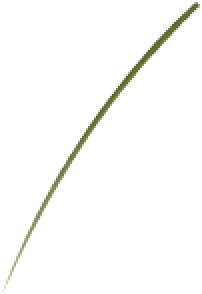
#> input picture assets_new/grassBlades/blade_01.png, 101 x 147 px (shown 2 times larger); its folder holds 4 pictures in this run
$ python test_strip.py ../grassBlades/blade_01.png ../grassBlades/blade_02.png ../grassBlades/blade_06.png out.png
#> lines starting #> are read from the running program, lines starting #| are printed output that depends on the picture; after the words box and inside, x2 and y2 are one past the last pixel; in counts of white or black regions, pixels touching at a corner belong together
import glob,random,sys,os
import numpy as np
from PIL import Image
A=os.path.join(os.path.dirname(os.path.abspath(__file__)),"..")
random.seed(3);rng=np.random.default_rng(3)
bl=[np.asarray(Image.open(f)) for f in sorted(glob.glob(A+"/grassBlades/*.png"))]
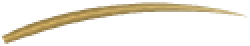
#> input picture assets_new/grassBlades/blade_02.png, 125 x 23 px (shown 2 times larger)
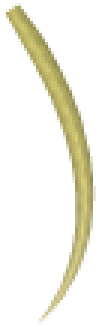
#> input picture assets_new/grassBlades/blade_06.png, 33 x 109 px (shown 3 times larger)
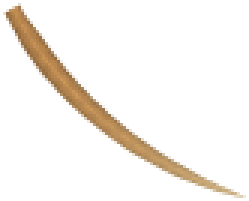
#> input picture assets_new/grassBlades/blade_11.png, 83 x 67 px (shown 3 times larger)
#> bl = 4 items
def paste(bg,s,x,y):
    h,w=s.shape[:2]
    x0,y0=max(x,0),max(y,0);x1,y1=min(x+w,bg.shape[1]),min(y+h,bg.shape[0])
    if x1<=x0 or y1<=y0:return
    sub=s[y0-y:y1-y,x0-x:x1-x];a=sub[...,3:4]/255.
    bg[y0:y1,x0:x1]=bg[y0:y1,x0:x1]*(1-a)+sub[...,:3]*a
rows=[]
for b in sys.argv[1:4]:
    im=np.asarray(Image.open(A+"/backgrounds/"+b).convert("RGB"),float)[:540,:960].copy()
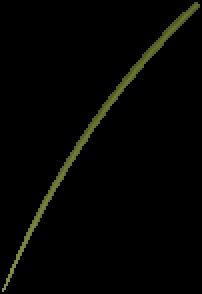
#> im: shape (147, 101, 3) float64 (shown 2 times larger); mean R, G, B 4, 4.3, 2
    for _ in range(140):
        s=random.choice(bl);paste(im,s,rng.integers(-20,960),rng.integers(-20,540))
#> this loop made 140 passes
#> (x0 in paste, y0 in paste, x1 in paste, y1 in paste) on passes 1 to 12: (775, 27, 101, 50), (155, 112, 101, 135), (157, 428, 101, 147), (831, 306, 101, 147), (18, 32, 101, 147), (305, 222, 101, 147), (588, 248, 101, 147), (239, 69, 101, 147), (657, 391, 101, 147), (12, 43, 101, 66), (423, 199, 101, 147), (850, 269, 101, 147)
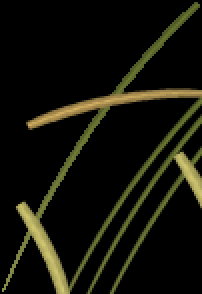
#> im: shape (147, 101, 3) float64 (shown 2 times larger); 14.6% of pixels changed, all inside (x1, y1, x2, y2) = (7, 44, 101, 147)
    rows.append(im)
#> (the run stopped early here; a loop or call above may not have finished)
